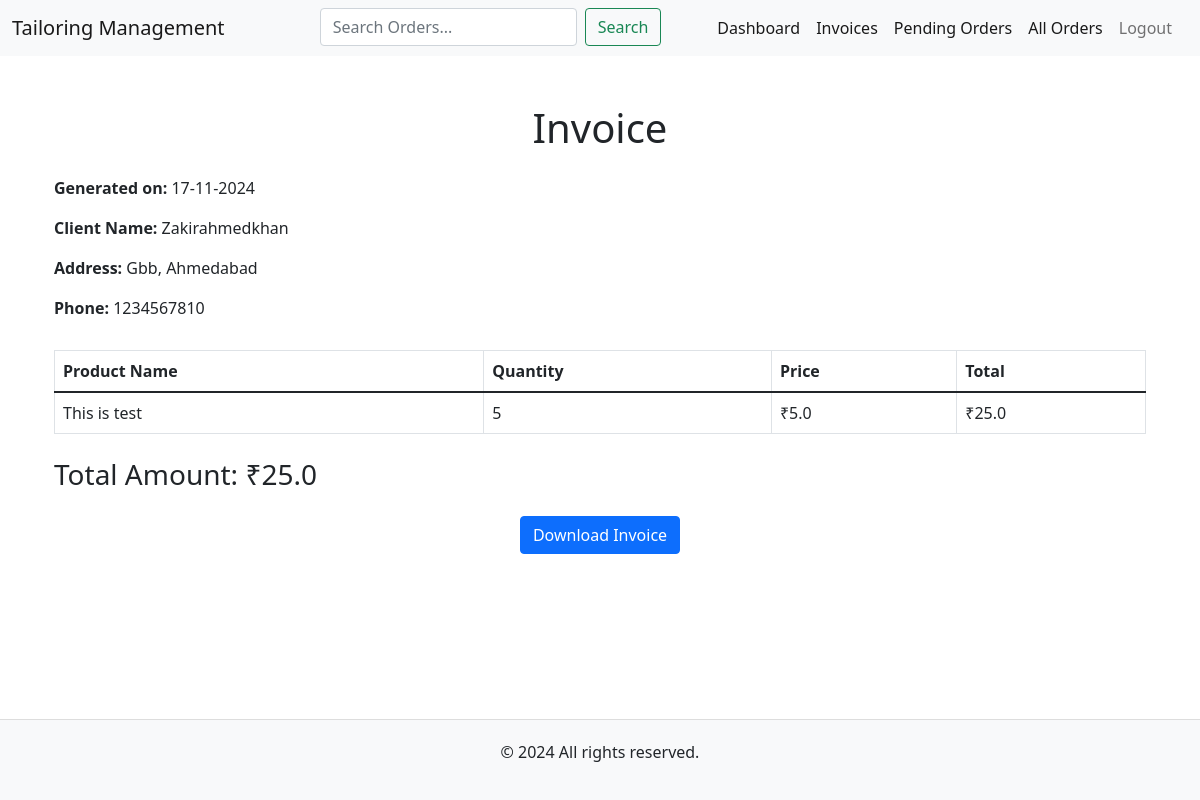
Screenshot of /view_invoice/1 (signed in) with the database file from the repository.
### model.py (models this page shows, shortened)
class Invoice(db.Model):
    __tablename__ = 'invoices'
    id: Mapped[int] = mapped_column(Integer, primary_key=True)
    order_id: Mapped[int] = mapped_column(Integer, db.ForeignKey('orders.id'), nullable=False)
    generated_at: Mapped[datetime] = mapped_column(DateTime, nullable=False, default=datetime.utcnow)
    invoice_image: Mapped[str] = mapped_column(String(200), nullable=False)
    order: Mapped["Order"] = relationship('Order', backref="invoices", lazy=True)
    admin_id: Mapped[int] = mapped_column(Integer, db.ForeignKey('admins.id'), nullable=False)
    admin: Mapped["Admin"] = relationship("Admin", back_populates="invoices")

class Client(db.Model):
    __tablename__ = 'clients'
    id: Mapped[int] = mapped_column(Integer, primary_key=True)
    name: Mapped[str] = mapped_column(String(100), nullable=False)
    street: Mapped[str] = mapped_column(String(250))
    city: Mapped[str] = mapped_column(String(15))
    phone_number: Mapped[str] = mapped_column(String(20))
    admin_id: Mapped[int] = mapped_column(Integer, db.ForeignKey('admins.id'), nullable=False)
    admin: Mapped["Admin"] = relationship("Admin", back_populates="clients")
    orders: Mapped[list["Order"]] = relationship("Order", back_populates="client", lazy="dynamic")

class Order(db.Model):
    __tablename__ = 'orders'
    id: Mapped[int] = mapped_column(Integer, primary_key=True)
    order_date: Mapped[datetime] = mapped_column(DateTime, nullable=False, default=datetime.utcnow)
    deadline: Mapped[datetime] = mapped_column(DateTime, nullable=False)
    product_name: Mapped[str] = mapped_column(String(50), nullable=False)
    price: Mapped[float] = mapped_column(Float, nullable=False)
    status: Mapped[str] = mapped_column(String(20), nullable=False, default="Pending")
    quantity: Mapped[int] = mapped_column(Integer, nullable=False, default=1)
    client_id: Mapped[int] = mapped_column(Integer, db.ForeignKey('clients.id'), nullable=False)
    client: Mapped[Client] = relationship("Client", back_populates="orders")
    admin_id: Mapped[int] = mapped_column(Integer, db.ForeignKey('admins.id'), nullable=False)
    admin: Mapped["Admin"] = relationship("Admin", back_populates="orders")

### main.py (the view)
@app.route('/view_invoice/<int:invoice_id>', methods=['GET'])
@login_required
def view_invoice(invoice_id):
    invoice = Invoice.query.filter_by(id=invoice_id, admin_id=current_user.id).first_or_404()
    return render_template('invoice_detail.html', invoice=invoice)

### main.py (called while the page is built)
@login_manager.user_loader
def load_user(admin_id):
    return db.get_or_404(Admin, admin_id)

### templates/invoice_detail.html
{% extends "base.html" %}
{% block content %}
<div class="container mt-4">
    <div class="invoice-container">
        <div class="header text-center mb-4">
            <h1>Invoice</h1>
        </div>
        <div class="client-info" style="text-align: left; margin-bottom: 30px;">
            <p><strong>Generated on:</strong> {{ invoice.generated_at.strftime('%d-%m-%Y') }}</p>
            <p><strong>Client Name:</strong> {{ invoice.order.client.name }}</p>
            <p><strong>Address:</strong> {{ invoice.order.client.street }}, {{ invoice.order.client.city }}</p>
            <p><strong>Phone:</strong> {{ invoice.order.client.phone_number }}</p>
        </div>
        <table class="table table-bordered">
            <thead>
                <tr>
                    <th>Product Name</th>
                    <th>Quantity</th>
                    <th>Price</th>
                    <th>Total</th>
                </tr>
            </thead>
            <tbody>
                <tr>
                    <td>{{ invoice.order.product_name }}</td>
                    <td>{{ invoice.order.quantity }}</td>
                    <td>₹{{ invoice.order.price }}</td>
                    <td>₹{{ invoice.order.quantity * invoice.order.price }}</td>
                </tr>
            </tbody>
        </table>
        <div class="total text-right mt-4">
            <h3>Total Amount: ₹{{ invoice.order.quantity * invoice.order.price }}</h3>
        </div>
    </div>
    <div class="text-center mt-4">
        <a href="{{ url_for('download_invoice', invoice_id=invoice.id) }}" class="btn btn-primary">Download Invoice</a>
    </div>
</div>
{% endblock %}

### static/css/styles.css (style rules this page uses)
html, body { height: 100%; margin: 0; display: flex; flex-direction: column; }

### rows the page displays
Invoice: generated_at "17-11-2024"
Client: order.client.name "Zakirahmedkhan", order.client.street "Gbb", order.client.city "Ahmedabad", order.client.phone_number "1234567810"
Order: order.product_name "This is test", order.quantity "5", order.price "5.0", invoice.order.quantity*invoice.order.price "25.0"
